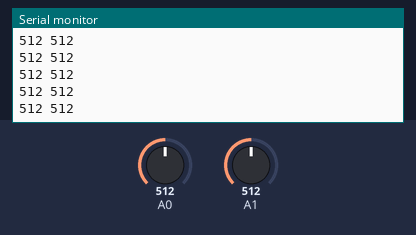
This sketch was run on a simulated Arduino Uno, built with avr-gcc and run on an emulated ATmega328P. On the bench: the last lines printed to the serial monitor. The test bench sets the inputs (shaded band); at power-on: A0 = 512, A1 = 512.

Above: at 1.2 s.
1.3 s: A0 set to 988
At 2.3 s:
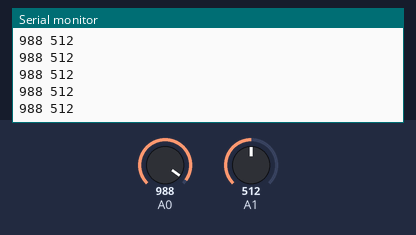
2.8 s: A0 set to 1007
At 3.8 s:
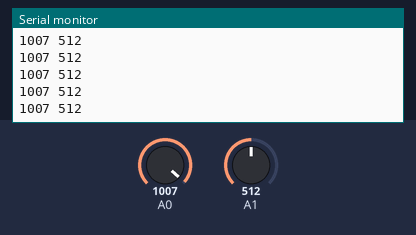
Timing chart, 0 to 5.8 s (numbered marks = the images above; inputs shaded):
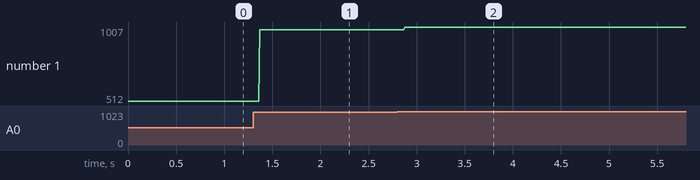

The sketch:

TEST_Analog_Pots.ino
```cpp
void setup() {
  Serial.begin(9600);
}

void loop() {
  Serial.print(analogRead(A0));
  Serial.print(" ");
  Serial.println(analogRead(A1));
  delay(1);
}
```

Measured:
- after the input at 1.3 s, the serial monitor: prints a new line after 0.07 s (image 1)
- after the input at 2.8 s, the serial monitor: prints a new line after 0.07 s (image 2)
- plotted number 1: 512 → 988 after the input at 1.3 s, 988 → 1007 after the input at 2.8 s
